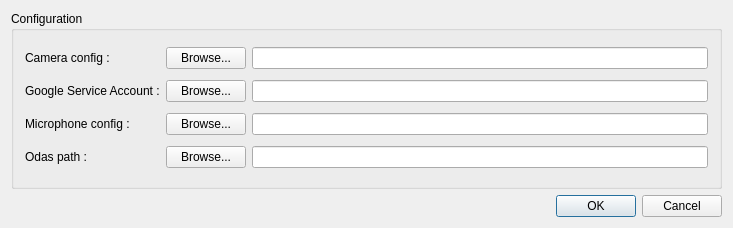
<?xml version="1.0" encoding="UTF-8"?>
<ui version="4.0">
 <class>Settings</class>
 <widget class="QDialog" name="Settings">
  <property name="windowModality">
   <enum>Qt::ApplicationModal</enum>
  </property>
  <property name="geometry">
   <rect>
    <x>0</x>
    <y>0</y>
    <width>733</width>
    <height>228</height>
   </rect>
  </property>
  <property name="windowTitle">
   <string>Settings</string>
  </property>
  <layout class="QGridLayout" name="gridLayout" rowstretch="0,0">
   <item row="0" column="0">
    <widget class="QGroupBox" name="groupBox">
     <property name="title">
      <string>Configuration</string>
     </property>
     <layout class="QGridLayout" name="gridLayout_2">
      <item row="3" column="3">
       <widget class="QLineEdit" name="odasPath"/>
      </item>
      <item row="2" column="1">
       <widget class="QPushButton" name="btnBrowseMicConfig">
        <property name="text">
         <string>Browse...</string>
        </property>
       </widget>
      </item>
      <item row="0" column="3">
       <widget class="QLineEdit" name="cameraConfigPath"/>
      </item>
      <item row="1" column="0">
       <widget class="QLabel" name="label_4">
        <property name="text">
         <string>Google Service Account :</string>
        </property>
       </widget>
      </item>
      <item row="3" column="1">
       <widget class="QPushButton" name="btnBrowseOdas">
        <property name="text">
         <string>Browse...</string>
        </property>
       </widget>
      </item>
      <item row="0" column="1">
       <widget class="QPushButton" name="btnBrowseCameraConfig">
        <property name="text">
         <string>Browse...</string>
        </property>
       </widget>
      </item>
      <item row="0" column="0">
       <widget class="QLabel" name="label_2">
        <property name="text">
         <string>Camera config :</string>
        </property>
       </widget>
      </item>
      <item row="3" column="0">
       <widget class="QLabel" name="label">
        <property name="sizePolicy">
         <sizepolicy hsizetype="Minimum" vsizetype="Preferred">
          <horstretch>0</horstretch>
          <verstretch>0</verstretch>
         </sizepolicy>
        </property>
        <property name="text">
         <string>Odas path :</string>
        </property>
       </widget>
      </item>
      <item row="2" column="0">
       <widget class="QLabel" name="label_3">
        <property name="sizePolicy">
         <sizepolicy hsizetype="Preferred" vsizetype="Preferred">
          <horstretch>0</horstretch>
          <verstretch>0</verstretch>
         </sizepolicy>
        </property>
        <property name="text">
         <string>Microphone config :</string>
        </property>
       </widget>
      </item>
      <item row="2" column="3">
       <widget class="QLineEdit" name="micConfigPath"/>
      </item>
      <item row="1" column="1">
       <widget class="QPushButton" name="btnBrowseServiceAccount">
        <property name="text">
         <string>Browse...</string>
        </property>
       </widget>
      </item>
      <item row="1" column="3">
       <widget class="QLineEdit" name="serviceAccountPath"/>
      </item>
     </layout>
    </widget>
   </item>
   <item row="1" column="0">
    <widget class="QDialogButtonBox" name="dialogBtnBox">
     <property name="standardButtons">
      <set>QDialogButtonBox::Cancel|QDialogButtonBox::Ok</set>
     </property>
    </widget>
   </item>
  </layout>
 </widget>
 <layoutdefault spacing="6" margin="11"/>
 <resources/>
 <connections/>
</ui>
